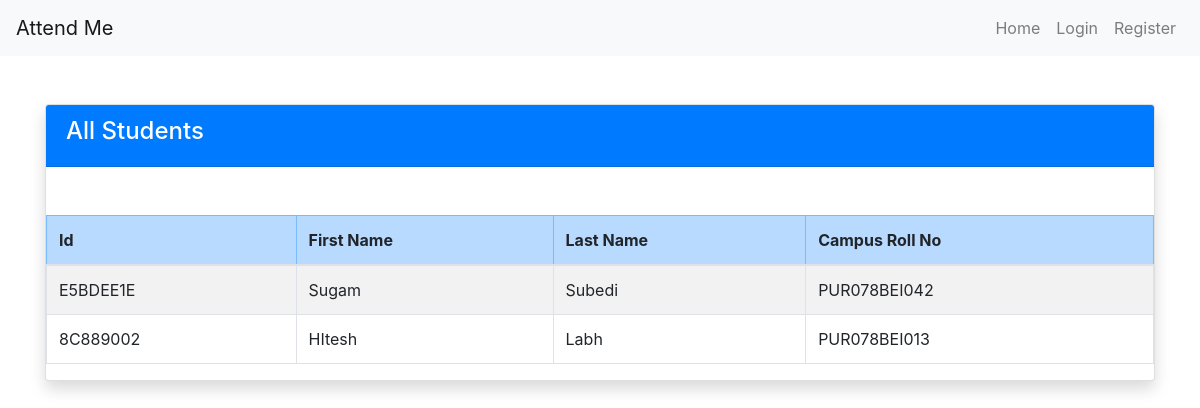
The app's page /admin/students (signed in) with its own data.
### main.py (models this page shows)
class Ad_student(db.Model):
    uid: Mapped[str] = mapped_column(String(100), primary_key=True)
    campus_rollno:Mapped[str] = mapped_column(String(100), unique=True, nullable = False)
    first_name: Mapped[str] = mapped_column(String(1000), nullable=False)
    last_name: Mapped[str] = mapped_column(String(100), nullable = False)

### main.py (the view)
@app.route('/admin/students')
def get_students():
    if session.get('user_role', '') != 'admin':
        flash("Unauthorized access!", "danger")
        return redirect(url_for('home'))
    students = Ad_student.query.all()  # This fetches all the rows
    student_list = []  # Empty list to store dictionaries
    for student in students:
        student_list.append({
            'first_name': student.first_name,
            'last_name': student.last_name,
            'campus_rollno': student.campus_rollno,
            'uid': student.uid
        })
    print("courses: ", student_list)
    return render_template('all_students.html',
                           student_list=student_list
                           )

### templates/all_students.html
{% extends "base.html" %}
{% block content %}
<div class="container mt-5">
    <div class="card shadow">
        <div class="card-header bg-primary text-white">
            <h4>All Students</h4>
        </div>
        <div class="table-responsive mt-5">
        <table class="table table-striped table-hover table-bordered">
            <thead class="table-primary">
                <tr>
                    <th>Id</th>
                    <th>First Name</th>
                    <th>Last Name</th>
                    <th>Campus Roll No</th>
                </tr>
            </thead>
            <tbody>
                {% for student in student_list %}
                <tr>
                    <td>{{ student.uid }}</td>
                    <td>{{ student.first_name }}</td>
                    <td>{{ student.last_name }}</td>
                    <td>{{ student.campus_rollno }}</td>
                </tr>
                {% endfor %}
            </tbody>
        </table>
    </div>
    </div>
</div>
{% endblock %}

### records on screen
Ad_student: uid "E5BDEE1E", first_name "Sugam", last_name "Subedi", campus_rollno "PUR078BEI042"
Ad_student: uid "8C889002", first_name "HItesh", last_name "Labh", campus_rollno "PUR078BEI013"
